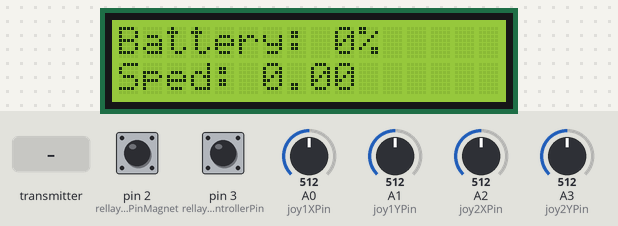
The sketch below on a simulated Arduino Uno, built with avr-gcc and run on an emulated ATmega328P. Shown: 16×2 character LCD. The inputs (shaded band) are chosen by the test bench; at power-on: pin 2 (rellayControllerPinMagnet) HIGH, pin 3 (rellayControllerPin) HIGH, A0 (joy1XPin) = 512, A1 (joy1YPin) = 512, A2 (joy2XPin) = 512, A3 (joy2YPin) = 512. No radio packets arrive unless stated; what the sketch prints to the serial monitor is not drawn.

Above: at 1.2 s.
1.3 s: the transmitter starts sending batteryLevel = 25
At 2.5 s:
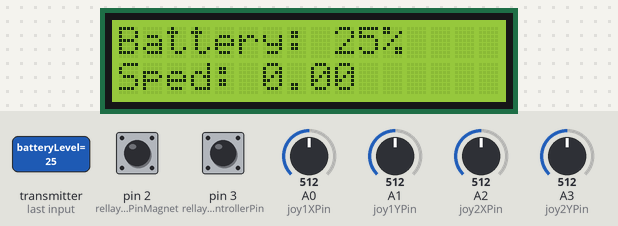
2.8 s: the transmitter starts sending batteryLevel = 0
At 3.9 s:
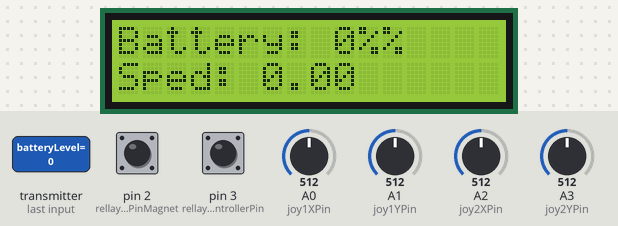
4.3 s: the transmitter starts sending speed = 25
At 4.9 s:
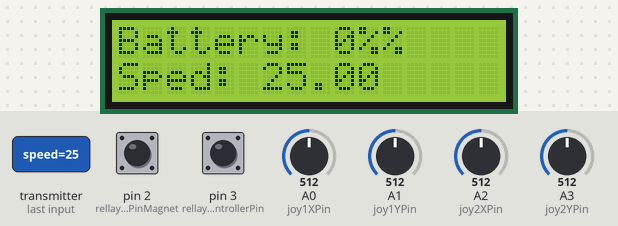
5.8 s: the transmitter starts sending speed = 50
At 7.2 s:
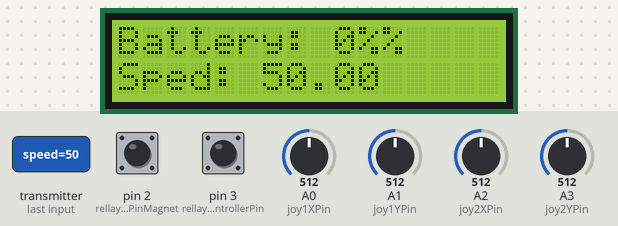
Timing chart, 0 to 8.3 s (numbered marks = the images above; inputs shaded):
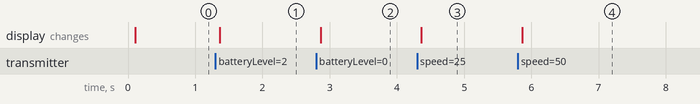

The sketch:

remoteControl.ino
```cpp
#include <SPI.h>
#include <nRF24L01.h>
#include <RF24.h>
#include <LiquidCrystal_I2C.h>
#include <Wire.h>

RF24 radio(7, 8); // CE, CSN

const byte address[6] = "00001";

const int joy1XPin = A0;  // X-axis pin
const int joy1YPin = A1;  // Y-axis pin
const int joy2XPin = A2;  // X-axis pin
const int joy2YPin = A3;  // Y-axis pin
const int rellayControllerPin = 3;
const int rellayControllerPinMagnet = 2;

LiquidCrystal_I2C lcd(0x27,  16, 2);

void setup() {
  pinMode(rellayControllerPin, INPUT_PULLUP);
  pinMode(rellayControllerPinMagnet, INPUT_PULLUP);
  Serial.begin(9600);
  radio.begin();
  radio.openReadingPipe(1, address);
  radio.setPALevel(RF24_PA_MIN);
  radio.startListening();

  lcd.init();
  lcd.backlight();
}

struct {
  int joy1X;
  int joy1Y;
  int joy2X;
  int joy2Y;
  bool rellayController;
  bool rellayControllerPinMagnet;
}dataToSend;

struct {
  int batteryLevel;
  float speed;
  bool isFlipped;
}receivedData;

void loop() {
    Serial.println("-----");

  if (radio.available()) {
    while (radio.available()){
      radio.read( &receivedData, sizeof(receivedData) );
    }
    Serial.println("Recieve: ");
    Serial.print("Package:");
    Serial.print(receivedData.batteryLevel);
    Serial.print("\n");
    Serial.println(receivedData.speed);
    Serial.println(receivedData.isFlipped);
    Serial.print("\n");
  }

  // Read analog values from X and Y axes
  int joy1XValue = analogRead(joy1XPin);
  int joy1YValue = analogRead(joy1YPin);

  int joy2XValue = analogRead(joy2XPin);
  int joy2YValue = analogRead(joy2YPin);
  //Serial.println(joyXValue);

  dataToSend.joy1X = joy1XValue;
  dataToSend.joy1Y = joy1YValue;
  dataToSend.joy2X = joy2XValue;
  dataToSend.joy2Y = joy2YValue;
  dataToSend.rellayController = !digitalRead(rellayControllerPin);
  dataToSend.rellayControllerPinMagnet = !digitalRead(rellayControllerPinMagnet);

  delay(10);

  radio.stopListening();
  radio.openWritingPipe(address);
  radio.write(&dataToSend, sizeof(dataToSend));
  radio.openReadingPipe(1, address);
  radio.startListening();

  lcd.setCursor(0,0);
  lcd.print("Battery: ");
  lcd.print(receivedData.batteryLevel);
  lcd.print("%");
  lcd.setCursor(0,1);
  lcd.print("Sped: ");
  lcd.print(receivedData.speed);
}
```

Measured:
- after the input at 1.3 s, the display: changes after 0.07 s (image 1)
- after the input at 2.8 s, the display: changes after 0.07 s (image 2)
- after the input at 4.3 s, the display: changes after 0.06 s (image 3)
- after the input at 5.8 s, the display: changes after 0.06 s (image 4)
